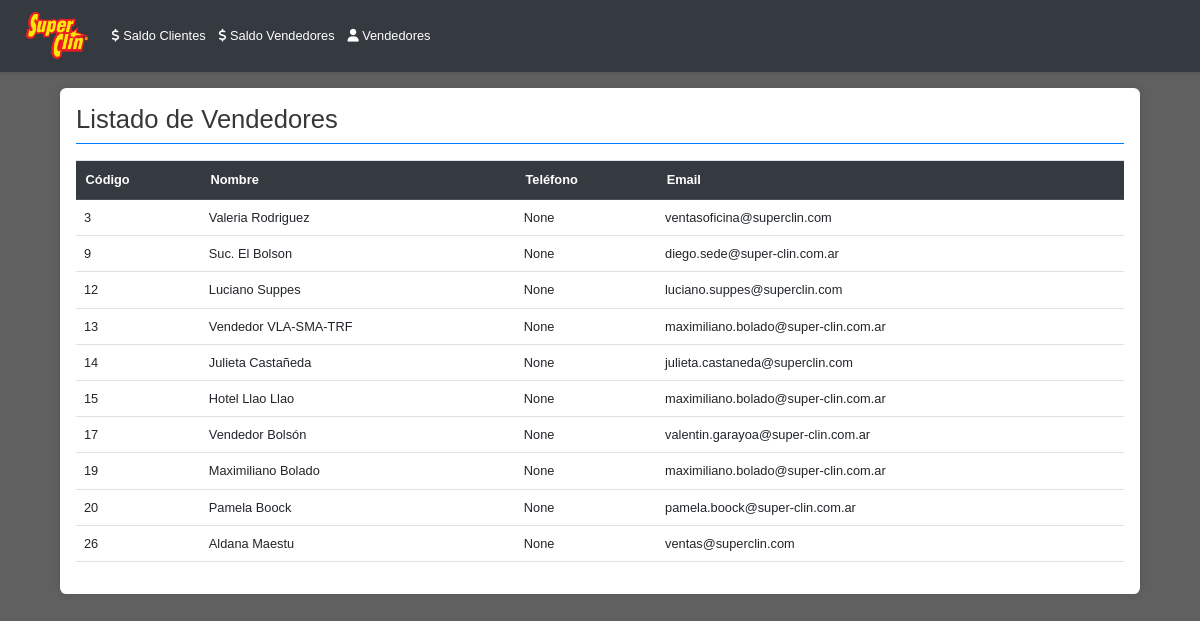
/vendedores, run on an earlier commit of the app's database.
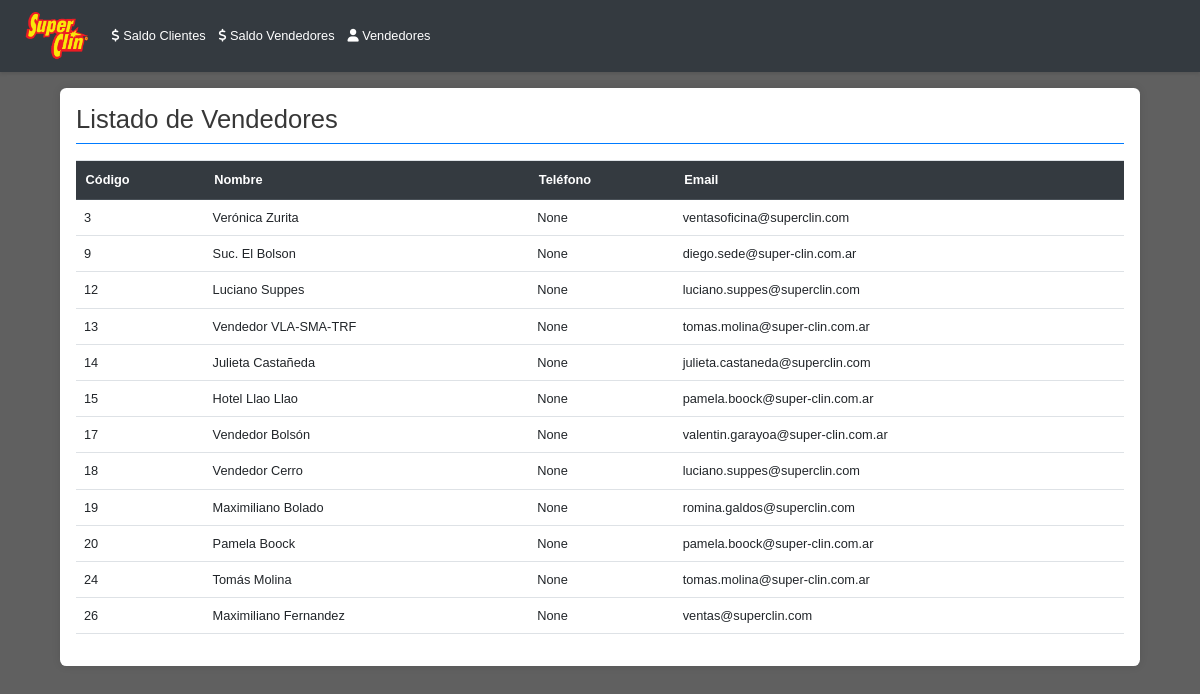
And on a later commit of the database.
### tables this page shows
CREATE TABLE vendedores (
            SalesEmployeeCode INTEGER PRIMARY KEY,
            SalesEmployeeName TEXT,
            Telephone TEXT,
            Mobile TEXT,
            Email TEXT
        );

### controllers.py (the view)
@routes_blueprint.route('/vendedores')
def vendedores_list():
    vendedores = get_data()[1]
    return render_template('vendedores.html', vendedores=vendedores)

### models.py (called while the page is built)
def obtener_conexion(db_path):
   conn = sqlite3.connect(db_path)
   conn.row_factory = sqlite3.Row
   return conn

### services.py (called while the page is built)
def get_data():
  db_path = Config.DATABASE_PATH
  return obtener_datos(db_path)

### templates/vendedores.html (shortened to what this page needs)
{% extends 'base.html' %}
{% block content %}
    <h2>Listado de Vendedores</h2>
    <table id="vendedores-table" class="table">
        <thead>
            <tr>
                <th>Código</th>
                <th>Nombre</th>
                <th>Teléfono</th>
                <th>Email</th>
            </tr>
        </thead>
        <tbody id="vendedores-table-body">
            {% for vendedor in vendedores %}
                {% if vendedor.SalesEmployeeCode != -1 %}
                <tr class="vendedor-row" data-email="{{ vendedor.Email }}">
                    <td>{{ vendedor.SalesEmployeeCode }}</td>
                    <td>{{ vendedor.SalesEmployeeName }}</td>
                    <td>{{ vendedor.Telephone }}</td>
                    <td>{{ vendedor.Email }}</td>
                </tr>
                {% endif %}
            {% endfor %}
        </tbody>
    </table>
{% endblock %}

What changed in the data, as far as the page shows it:
changed vendedores "ventasoficina@superclin.com": SalesEmployeeName "Valeria Rodriguez" → "Verónica Zurita"
changed vendedores "Vendedor VLA-SMA-TRF": Email "maximiliano.bolado@super-clin.com.ar" → "tomas.molina@super-clin.com.ar"
changed vendedores "Hotel Llao Llao": Email "maximiliano.bolado@super-clin.com.ar" → "pamela.boock@super-clin.com.ar"
now on this page (row edited): vendedores: SalesEmployeeCode "18", SalesEmployeeName "Vendedor Cerro", Telephone "None", Email "luciano.suppes@superclin.com"
changed vendedores "Maximiliano Bolado": Email "maximiliano.bolado@super-clin.com.ar" → "romina.galdos@superclin.com"
now on this page (row edited): vendedores: SalesEmployeeCode "24", SalesEmployeeName "Tomás Molina", Telephone "None", Email "tomas.molina@super-clin.com.ar"
changed vendedores "ventas@superclin.com": SalesEmployeeName "Aldana Maestu" → "Maximiliano Fernandez"
